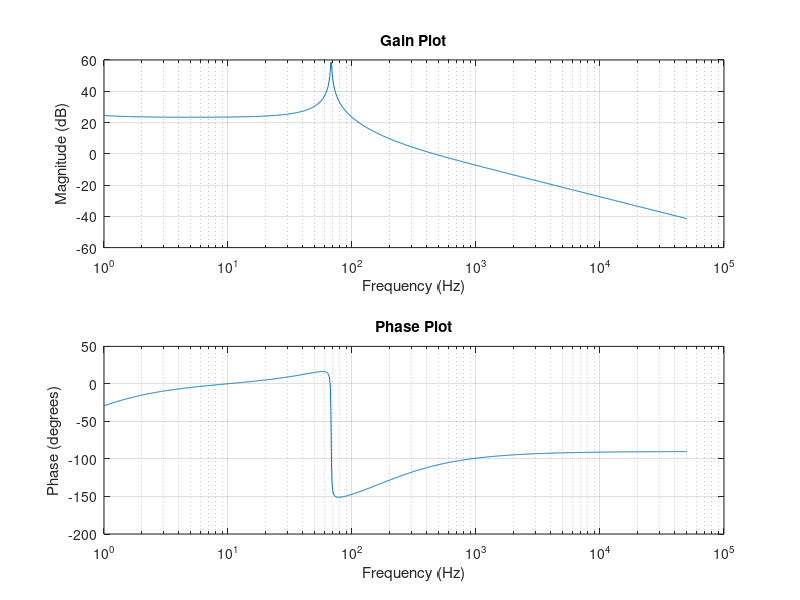

MATLAB code for this plot:
clc;
clear all;
close all;

%% Given 

% Plant Parameters 
L = 1e-3; 
Co = 3e-3; 
Vo = 1000; 
Po = 10e3; 
d = 0.095; 
Vin = 480; 
esr = 0; 

% PI Parameters 
kp = 8e-3; 
ti = 1e-3; 

%% Defining frequency vector in Hertz up to 50 kHz 
freq_Hz = logspace(0, log10(50000), 1000); % Frequency in Hertz

%% Convert frequency from Hertz to rad/s
freq_rad_s = 2 * pi * freq_Hz; % Conversion to radians per second

%% Transfer function - Plant 

s = tf('s'); 

% Numerator 
N =  (Co*s/(2*(1 + s*Co*esr) + Po/(Vo)^2) * Vo/(1-d) + (Vin)*Po/((1-d)^2 * (Vo)^2)); 

% Denominator 
D =  ((1-d) + (3*L*s/(1-d)) * (Co*s/(2*(1 + s*Co*esr)) + Po/(Vo^2))); 

Gp = (N/D); 

%% Transfer function of PI controller 

num = [kp*ti kp];
den = [ti 0]; 

Gc = tf(num, den); 

%% Compensated System
G = Gp * Gc; 

%% Bode Plot

% Retrieve Bode plot data
[mag, phase, wout] = bode(G, freq_rad_s);

% Convert frequencies from rad/s to Hz
freq_Hz_from_bode = wout / (2 * pi);

% Plot magnitude and phase on separate plots
figure;
subplot(2,1,1);
semilogx(freq_Hz_from_bode, 20*log10(squeeze(mag)));
xlabel('Frequency (Hz)');
ylabel('Magnitude (dB)');
title('Gain Plot')
grid on;

subplot(2,1,2);
semilogx(freq_Hz_from_bode, squeeze(phase));
xlabel('Frequency (Hz)');
ylabel('Phase (degrees)');
title ('Phase Plot')
grid on;
